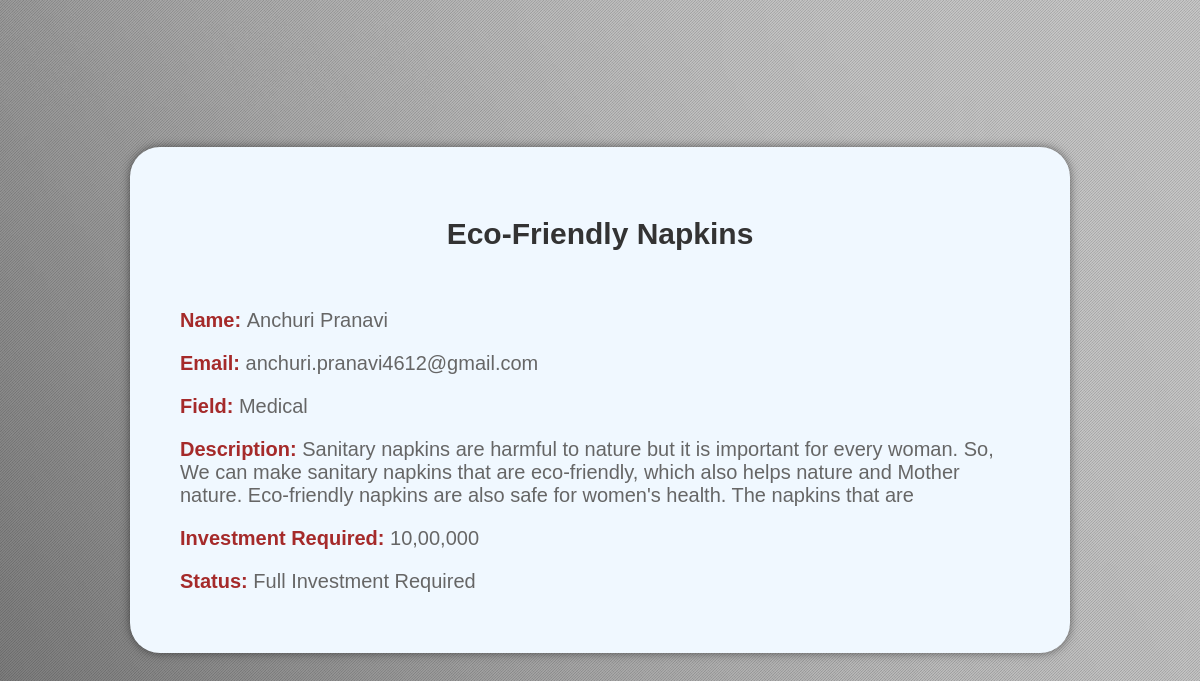
The app's page /investordetails.php?title=Eco-Friendly Napkins with its own data.
### tables this page shows
CREATE TABLE `ideas` (
  `name` varchar(50) NOT NULL,
  `email` varchar(50) NOT NULL,
  `title` varchar(50) NOT NULL,
  `field` varchar(50) NOT NULL,
  `description` varchar(250) NOT NULL,
  `investmentreq` varchar(50) NOT NULL,
  `status` varchar(50) NOT NULL,
  `image` blob NOT NULL
);

### investordetails.php (the view, shortened to what this page needs)
<!DOCTYPE html>
<html>
<head>
</head>
<body>
    <div class="container">
        <div class="details-box">
            <?php
            $host = "localhost";
            $dbname = "user";
            $username = "root";
            $password = "";
            $title = $_GET['title'];
            try {
                $conn = new PDO("mysql:host=$host;dbname=$dbname;charset=utf8", $username, $password);
                $query = "SELECT * FROM ideas WHERE title = :title";
                $stmt = $conn->prepare($query);
                $stmt->bindParam(':title', $title);
                $stmt->execute();
                $details = $stmt->fetch(PDO::FETCH_ASSOC);
                if ($details) {
                    echo "<h1>" . $details['title'] . "</h1>";
                    echo"<br>";
                    echo "<p><span class=\"bold\">Name: </span>" . $details['name'] . "</p>";
                    echo "<p><span class=\"bold\">Email: </span>" . $details['email'] . "</p>";
                    echo "<p><span class=\"bold\">Field: </span>" . $details['field'] . "</p>";
                    echo "<p><span class=\"bold\">Description: </span>" . $details['description'] . "</p>";
                    echo "<p><span class=\"bold\">Investment Required: </span>" . $details['investmentreq'] . "</p>";
                    echo "<p><span class=\"bold\">Status: </span>" . $details['status'] . "</p>";
                } else {
                    echo "<p>No details found for the selected idea.</p>";
                }
            } catch (PDOException $e) {
                echo "Error: " . $e->getMessage();
            }
            ?>
        </div>
    </div>
</body>
</html>

### investordetails.php (style rules this page uses)
body { margin: 0; padding: 0; font-family: Arial, sans-serif; background-image:url("d1.png.webp"); background-repeat: no-repeat; background-size: cover; background-position: center; }
.container { display: flex; justify-content: center; align-items: center; height: 100vh; }
.details-box { width: 70%; padding: 50px; background-color:aliceblue; border-radius: 30px; box-shadow: 0 0 10px rgba(0,0,0,0.5); animation: fade-in 1s ease-out; word-wrap: break-word; }
h1 { text-align: center; margin-bottom: 20px; font-size: 30px; color: #333; }
p { margin-bottom: 10px; font-size: 20px; color: #666; }
.bold { font-weight: bold; color: brown; }

### records on screen
ideas: title "Eco-Friendly Napkins", name "Anchuri Pranavi", email "anchuri.pranavi4612@gmail.com", field "Medical", description "Sanitary napkins are harmful to nature but it is important for every woman. So, We can make sanitary napkins that are eco-friendly, which also helps nature and Mother nature. Eco-friendly napkins are also safe for women's health. The napkins that are", investmentreq "10,00,000", status "Full Investment Required"
